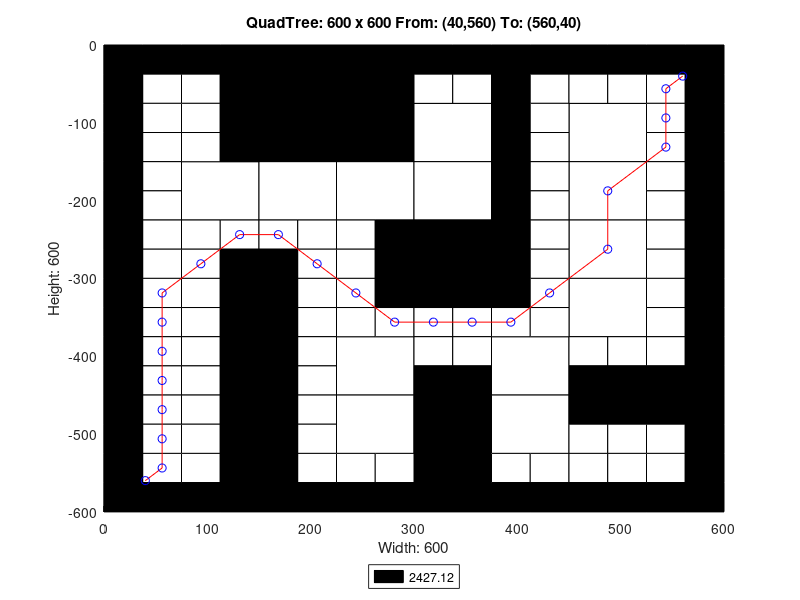

Write the MATLAB code that produced this figure.
axis([0 600 -600 0]);
title('QuadTree: 600 x 600 From: (40,560) To: (560,40)');
xlabel('Width: 600');
ylabel('Height: 600');
rectangle('Position',[150 -150 150 150], 'FaceColor',[0 0 0]);
rectangle('Position',[75 -225 75 75], 'FaceColor',[1 1 1]);
rectangle('Position',[150 -225 75 75], 'FaceColor',[1 1 1]);
rectangle('Position',[225 -225 75 75], 'FaceColor',[1 1 1]);
rectangle('Position',[300 -150 75 75], 'FaceColor',[1 1 1]);
rectangle('Position',[450 -150 75 75], 'FaceColor',[1 1 1]);
rectangle('Position',[300 -225 75 75], 'FaceColor',[1 1 1]);
rectangle('Position',[300 -300 75 75], 'FaceColor',[0 0 0]);
rectangle('Position',[450 -225 75 75], 'FaceColor',[1 1 1]);
rectangle('Position',[450 -300 75 75], 'FaceColor',[1 1 1]);
rectangle('Position',[225 -450 75 75], 'FaceColor',[1 1 1]);
rectangle('Position',[225 -525 75 75], 'FaceColor',[1 1 1]);
rectangle('Position',[375 -450 75 75], 'FaceColor',[1 1 1]);
rectangle('Position',[450 -375 75 75], 'FaceColor',[1 1 1]);
rectangle('Position',[300 -525 75 75], 'FaceColor',[0 0 0]);
rectangle('Position',[375 -525 75 75], 'FaceColor',[1 1 1]);
rectangle('Position',[300 -600 75 75], 'FaceColor',[0 0 0]);
rectangle('Position',[0 -37.5 37.5 37.5], 'FaceColor',[0 0 0]);
rectangle('Position',[37.5 -37.5 37.5 37.5], 'FaceColor',[0 0 0]);
rectangle('Position',[0 -75 37.5 37.5], 'FaceColor',[0 0 0]);
rectangle('Position',[37.5 -75 37.5 37.5], 'FaceColor',[1 1 1]);
rectangle('Position',[75 -37.5 37.5 37.5], 'FaceColor',[0 0 0]);
rectangle('Position',[112.5 -37.5 37.5 37.5], 'FaceColor',[0 0 0]);
rectangle('Position',[75 -75 37.5 37.5], 'FaceColor',[1 1 1]);
rectangle('Position',[112.5 -75 37.5 37.5], 'FaceColor',[0 0 0]);
rectangle('Position',[0 -112.5 37.5 37.5], 'FaceColor',[0 0 0]);
rectangle('Position',[37.5 -112.5 37.5 37.5], 'FaceColor',[1 1 1]);
rectangle('Position',[0 -150 37.5 37.5], 'FaceColor',[0 0 0]);
rectangle('Position',[37.5 -150 37.5 37.5], 'FaceColor',[1 1 1]);
rectangle('Position',[75 -112.5 37.5 37.5], 'FaceColor',[1 1 1]);
rectangle('Position',[112.5 -112.5 37.5 37.5], 'FaceColor',[0 0 0]);
rectangle('Position',[75 -150 37.5 37.5], 'FaceColor',[1 1 1]);
rectangle('Position',[112.5 -150 37.5 37.5], 'FaceColor',[0 0 0]);
rectangle('Position',[0 -187.5 37.5 37.5], 'FaceColor',[0 0 0]);
rectangle('Position',[37.5 -187.5 37.5 37.5], 'FaceColor',[1 1 1]);
rectangle('Position',[0 -225 37.5 37.5], 'FaceColor',[0 0 0]);
rectangle('Position',[37.5 -225 37.5 37.5], 'FaceColor',[1 1 1]);
rectangle('Position',[0 -262.5 37.5 37.5], 'FaceColor',[0 0 0]);
rectangle('Position',[37.5 -262.5 37.5 37.5], 'FaceColor',[1 1 1]);
rectangle('Position',[0 -300 37.5 37.5], 'FaceColor',[0 0 0]);
rectangle('Position',[37.5 -300 37.5 37.5], 'FaceColor',[1 1 1]);
rectangle('Position',[75 -262.5 37.5 37.5], 'FaceColor',[1 1 1]);
rectangle('Position',[112.5 -262.5 37.5 37.5], 'FaceColor',[1 1 1]);
rectangle('Position',[75 -300 37.5 37.5], 'FaceColor',[1 1 1]);
rectangle('Position',[112.5 -300 37.5 37.5], 'FaceColor',[0 0 0]);
rectangle('Position',[150 -262.5 37.5 37.5], 'FaceColor',[1 1 1]);
rectangle('Position',[187.5 -262.5 37.5 37.5], 'FaceColor',[1 1 1]);
rectangle('Position',[150 -300 37.5 37.5], 'FaceColor',[0 0 0]);
rectangle('Position',[187.5 -300 37.5 37.5], 'FaceColor',[1 1 1]);
rectangle('Position',[225 -262.5 37.5 37.5], 'FaceColor',[1 1 1]);
rectangle('Position',[262.5 -262.5 37.5 37.5], 'FaceColor',[0 0 0]);
rectangle('Position',[225 -300 37.5 37.5], 'FaceColor',[1 1 1]);
rectangle('Position',[262.5 -300 37.5 37.5], 'FaceColor',[0 0 0]);
rectangle('Position',[300 -37.5 37.5 37.5], 'FaceColor',[0 0 0]);
rectangle('Position',[337.5 -37.5 37.5 37.5], 'FaceColor',[0 0 0]);
rectangle('Position',[300 -75 37.5 37.5], 'FaceColor',[1 1 1]);
rectangle('Position',[337.5 -75 37.5 37.5], 'FaceColor',[1 1 1]);
rectangle('Position',[375 -37.5 37.5 37.5], 'FaceColor',[0 0 0]);
rectangle('Position',[412.5 -37.5 37.5 37.5], 'FaceColor',[0 0 0]);
rectangle('Position',[375 -75 37.5 37.5], 'FaceColor',[0 0 0]);
rectangle('Position',[412.5 -75 37.5 37.5], 'FaceColor',[1 1 1]);
rectangle('Position',[375 -112.5 37.5 37.5], 'FaceColor',[0 0 0]);
rectangle('Position',[412.5 -112.5 37.5 37.5], 'FaceColor',[1 1 1]);
rectangle('Position',[375 -150 37.5 37.5], 'FaceColor',[0 0 0]);
rectangle('Position',[412.5 -150 37.5 37.5], 'FaceColor',[1 1 1]);
rectangle('Position',[450 -37.5 37.5 37.5], 'FaceColor',[0 0 0]);
rectangle('Position',[487.5 -37.5 37.5 37.5], 'FaceColor',[0 0 0]);
rectangle('Position',[450 -75 37.5 37.5], 'FaceColor',[1 1 1]);
rectangle('Position',[487.5 -75 37.5 37.5], 'FaceColor',[1 1 1]);
rectangle('Position',[525 -37.5 37.5 37.5], 'FaceColor',[0 0 0]);
rectangle('Position',[562.5 -37.5 37.5 37.5], 'FaceColor',[0 0 0]);
rectangle('Position',[525 -75 37.5 37.5], 'FaceColor',[1 1 1]);
rectangle('Position',[562.5 -75 37.5 37.5], 'FaceColor',[0 0 0]);
rectangle('Position',[525 -112.5 37.5 37.5], 'FaceColor',[1 1 1]);
rectangle('Position',[562.5 -112.5 37.5 37.5], 'FaceColor',[0 0 0]);
rectangle('Position',[525 -150 37.5 37.5], 'FaceColor',[1 1 1]);
rectangle('Position',[562.5 -150 37.5 37.5], 'FaceColor',[0 0 0]);
rectangle('Position',[375 -187.5 37.5 37.5], 'FaceColor',[0 0 0]);
rectangle('Position',[412.5 -187.5 37.5 37.5], 'FaceColor',[1 1 1]);
rectangle('Position',[375 -225 37.5 37.5], 'FaceColor',[0 0 0]);
rectangle('Position',[412.5 -225 37.5 37.5], 'FaceColor',[1 1 1]);
rectangle('Position',[375 -262.5 37.5 37.5], 'FaceColor',[0 0 0]);
rectangle('Position',[412.5 -262.5 37.5 37.5], 'FaceColor',[1 1 1]);
rectangle('Position',[375 -300 37.5 37.5], 'FaceColor',[0 0 0]);
rectangle('Position',[412.5 -300 37.5 37.5], 'FaceColor',[1 1 1]);
rectangle('Position',[525 -187.5 37.5 37.5], 'FaceColor',[1 1 1]);
rectangle('Position',[562.5 -187.5 37.5 37.5], 'FaceColor',[0 0 0]);
rectangle('Position',[525 -225 37.5 37.5], 'FaceColor',[1 1 1]);
rectangle('Position',[562.5 -225 37.5 37.5], 'FaceColor',[0 0 0]);
rectangle('Position',[525 -262.5 37.5 37.5], 'FaceColor',[1 1 1]);
rectangle('Position',[562.5 -262.5 37.5 37.5], 'FaceColor',[0 0 0]);
rectangle('Position',[525 -300 37.5 37.5], 'FaceColor',[1 1 1]);
rectangle('Position',[562.5 -300 37.5 37.5], 'FaceColor',[0 0 0]);
rectangle('Position',[0 -337.5 37.5 37.5], 'FaceColor',[0 0 0]);
rectangle('Position',[37.5 -337.5 37.5 37.5], 'FaceColor',[1 1 1]);
rectangle('Position',[0 -375 37.5 37.5], 'FaceColor',[0 0 0]);
rectangle('Position',[37.5 -375 37.5 37.5], 'FaceColor',[1 1 1]);
rectangle('Position',[75 -337.5 37.5 37.5], 'FaceColor',[1 1 1]);
rectangle('Position',[112.5 -337.5 37.5 37.5], 'FaceColor',[0 0 0]);
rectangle('Position',[75 -375 37.5 37.5], 'FaceColor',[1 1 1]);
rectangle('Position',[112.5 -375 37.5 37.5], 'FaceColor',[0 0 0]);
rectangle('Position',[0 -412.5 37.5 37.5], 'FaceColor',[0 0 0]);
rectangle('Position',[37.5 -412.5 37.5 37.5], 'FaceColor',[1 1 1]);
rectangle('Position',[0 -450 37.5 37.5], 'FaceColor',[0 0 0]);
rectangle('Position',[37.5 -450 37.5 37.5], 'FaceColor',[1 1 1]);
rectangle('Position',[75 -412.5 37.5 37.5], 'FaceColor',[1 1 1]);
rectangle('Position',[112.5 -412.5 37.5 37.5], 'FaceColor',[0 0 0]);
rectangle('Position',[75 -450 37.5 37.5], 'FaceColor',[1 1 1]);
rectangle('Position',[112.5 -450 37.5 37.5], 'FaceColor',[0 0 0]);
rectangle('Position',[150 -337.5 37.5 37.5], 'FaceColor',[0 0 0]);
rectangle('Position',[187.5 -337.5 37.5 37.5], 'FaceColor',[1 1 1]);
rectangle('Position',[150 -375 37.5 37.5], 'FaceColor',[0 0 0]);
rectangle('Position',[187.5 -375 37.5 37.5], 'FaceColor',[1 1 1]);
rectangle('Position',[225 -337.5 37.5 37.5], 'FaceColor',[1 1 1]);
rectangle('Position',[262.5 -337.5 37.5 37.5], 'FaceColor',[0 0 0]);
rectangle('Position',[225 -375 37.5 37.5], 'FaceColor',[1 1 1]);
rectangle('Position',[262.5 -375 37.5 37.5], 'FaceColor',[1 1 1]);
rectangle('Position',[150 -412.5 37.5 37.5], 'FaceColor',[0 0 0]);
rectangle('Position',[187.5 -412.5 37.5 37.5], 'FaceColor',[1 1 1]);
rectangle('Position',[150 -450 37.5 37.5], 'FaceColor',[0 0 0]);
rectangle('Position',[187.5 -450 37.5 37.5], 'FaceColor',[1 1 1]);
rectangle('Position',[0 -487.5 37.5 37.5], 'FaceColor',[0 0 0]);
rectangle('Position',[37.5 -487.5 37.5 37.5], 'FaceColor',[1 1 1]);
rectangle('Position',[0 -525 37.5 37.5], 'FaceColor',[0 0 0]);
rectangle('Position',[37.5 -525 37.5 37.5], 'FaceColor',[1 1 1]);
rectangle('Position',[75 -487.5 37.5 37.5], 'FaceColor',[1 1 1]);
rectangle('Position',[112.5 -487.5 37.5 37.5], 'FaceColor',[0 0 0]);
rectangle('Position',[75 -525 37.5 37.5], 'FaceColor',[1 1 1]);
rectangle('Position',[112.5 -525 37.5 37.5], 'FaceColor',[0 0 0]);
rectangle('Position',[0 -562.5 37.5 37.5], 'FaceColor',[0 0 0]);
rectangle('Position',[37.5 -562.5 37.5 37.5], 'FaceColor',[1 1 1]);
rectangle('Position',[0 -600 37.5 37.5], 'FaceColor',[0 0 0]);
rectangle('Position',[37.5 -600 37.5 37.5], 'FaceColor',[0 0 0]);
rectangle('Position',[75 -562.5 37.5 37.5], 'FaceColor',[1 1 1]);
rectangle('Position',[112.5 -562.5 37.5 37.5], 'FaceColor',[0 0 0]);
rectangle('Position',[75 -600 37.5 37.5], 'FaceColor',[0 0 0]);
rectangle('Position',[112.5 -600 37.5 37.5], 'FaceColor',[0 0 0]);
rectangle('Position',[150 -487.5 37.5 37.5], 'FaceColor',[0 0 0]);
rectangle('Position',[187.5 -487.5 37.5 37.5], 'FaceColor',[1 1 1]);
rectangle('Position',[150 -525 37.5 37.5], 'FaceColor',[0 0 0]);
rectangle('Position',[187.5 -525 37.5 37.5], 'FaceColor',[1 1 1]);
rectangle('Position',[150 -562.5 37.5 37.5], 'FaceColor',[0 0 0]);
rectangle('Position',[187.5 -562.5 37.5 37.5], 'FaceColor',[1 1 1]);
rectangle('Position',[150 -600 37.5 37.5], 'FaceColor',[0 0 0]);
rectangle('Position',[187.5 -600 37.5 37.5], 'FaceColor',[0 0 0]);
rectangle('Position',[225 -562.5 37.5 37.5], 'FaceColor',[1 1 1]);
rectangle('Position',[262.5 -562.5 37.5 37.5], 'FaceColor',[1 1 1]);
rectangle('Position',[225 -600 37.5 37.5], 'FaceColor',[0 0 0]);
rectangle('Position',[262.5 -600 37.5 37.5], 'FaceColor',[0 0 0]);
rectangle('Position',[300 -337.5 37.5 37.5], 'FaceColor',[0 0 0]);
rectangle('Position',[337.5 -337.5 37.5 37.5], 'FaceColor',[0 0 0]);
rectangle('Position',[300 -375 37.5 37.5], 'FaceColor',[1 1 1]);
rectangle('Position',[337.5 -375 37.5 37.5], 'FaceColor',[1 1 1]);
rectangle('Position',[375 -337.5 37.5 37.5], 'FaceColor',[0 0 0]);
rectangle('Position',[412.5 -337.5 37.5 37.5], 'FaceColor',[1 1 1]);
rectangle('Position',[375 -375 37.5 37.5], 'FaceColor',[1 1 1]);
rectangle('Position',[412.5 -375 37.5 37.5], 'FaceColor',[1 1 1]);
rectangle('Position',[300 -412.5 37.5 37.5], 'FaceColor',[1 1 1]);
rectangle('Position',[337.5 -412.5 37.5 37.5], 'FaceColor',[1 1 1]);
rectangle('Position',[300 -450 37.5 37.5], 'FaceColor',[0 0 0]);
rectangle('Position',[337.5 -450 37.5 37.5], 'FaceColor',[0 0 0]);
rectangle('Position',[525 -337.5 37.5 37.5], 'FaceColor',[1 1 1]);
rectangle('Position',[562.5 -337.5 37.5 37.5], 'FaceColor',[0 0 0]);
rectangle('Position',[525 -375 37.5 37.5], 'FaceColor',[1 1 1]);
rectangle('Position',[562.5 -375 37.5 37.5], 'FaceColor',[0 0 0]);
rectangle('Position',[450 -412.5 37.5 37.5], 'FaceColor',[1 1 1]);
rectangle('Position',[487.5 -412.5 37.5 37.5], 'FaceColor',[1 1 1]);
rectangle('Position',[450 -450 37.5 37.5], 'FaceColor',[0 0 0]);
rectangle('Position',[487.5 -450 37.5 37.5], 'FaceColor',[0 0 0]);
rectangle('Position',[525 -412.5 37.5 37.5], 'FaceColor',[1 1 1]);
rectangle('Position',[562.5 -412.5 37.5 37.5], 'FaceColor',[0 0 0]);
rectangle('Position',[525 -450 37.5 37.5], 'FaceColor',[0 0 0]);
rectangle('Position',[562.5 -450 37.5 37.5], 'FaceColor',[0 0 0]);
rectangle('Position',[375 -562.5 37.5 37.5], 'FaceColor',[1 1 1]);
rectangle('Position',[412.5 -562.5 37.5 37.5], 'FaceColor',[1 1 1]);
rectangle('Position',[375 -600 37.5 37.5], 'FaceColor',[0 0 0]);
rectangle('Position',[412.5 -600 37.5 37.5], 'FaceColor',[0 0 0]);
rectangle('Position',[450 -487.5 37.5 37.5], 'FaceColor',[0 0 0]);
rectangle('Position',[487.5 -487.5 37.5 37.5], 'FaceColor',[0 0 0]);
rectangle('Position',[450 -525 37.5 37.5], 'FaceColor',[1 1 1]);
rectangle('Position',[487.5 -525 37.5 37.5], 'FaceColor',[1 1 1]);
rectangle('Position',[525 -487.5 37.5 37.5], 'FaceColor',[0 0 0]);
rectangle('Position',[562.5 -487.5 37.5 37.5], 'FaceColor',[0 0 0]);
rectangle('Position',[525 -525 37.5 37.5], 'FaceColor',[1 1 1]);
rectangle('Position',[562.5 -525 37.5 37.5], 'FaceColor',[0 0 0]);
rectangle('Position',[450 -562.5 37.5 37.5], 'FaceColor',[1 1 1]);
rectangle('Position',[487.5 -562.5 37.5 37.5], 'FaceColor',[1 1 1]);
rectangle('Position',[450 -600 37.5 37.5], 'FaceColor',[0 0 0]);
rectangle('Position',[487.5 -600 37.5 37.5], 'FaceColor',[0 0 0]);
rectangle('Position',[525 -562.5 37.5 37.5], 'FaceColor',[1 1 1]);
rectangle('Position',[562.5 -562.5 37.5 37.5], 'FaceColor',[0 0 0]);
rectangle('Position',[525 -600 37.5 37.5], 'FaceColor',[0 0 0]);
rectangle('Position',[562.5 -600 37.5 37.5], 'FaceColor',[0 0 0]);
X=[560,543.75,543.75,543.75,487.5,487.5,431.25,393.75,356.25,318.75,281.25,243.75,206.25,168.75,131.25,93.75,56.25,56.25,56.25,56.25,56.25,56.25,56.25,40];
Y=[-40,-56.25,-93.75,-131.25,-187.5,-262.5,-318.75,-356.25,-356.25,-356.25,-356.25,-318.75,-281.25,-243.75,-243.75,-281.25,-318.75,-356.25,-393.75,-431.25,-468.75,-506.25,-543.75,-560];
hold on;
plot(X,Y,'r');
plot(X,Y,'bo');
legend('2427.12','Location','southoutside');
